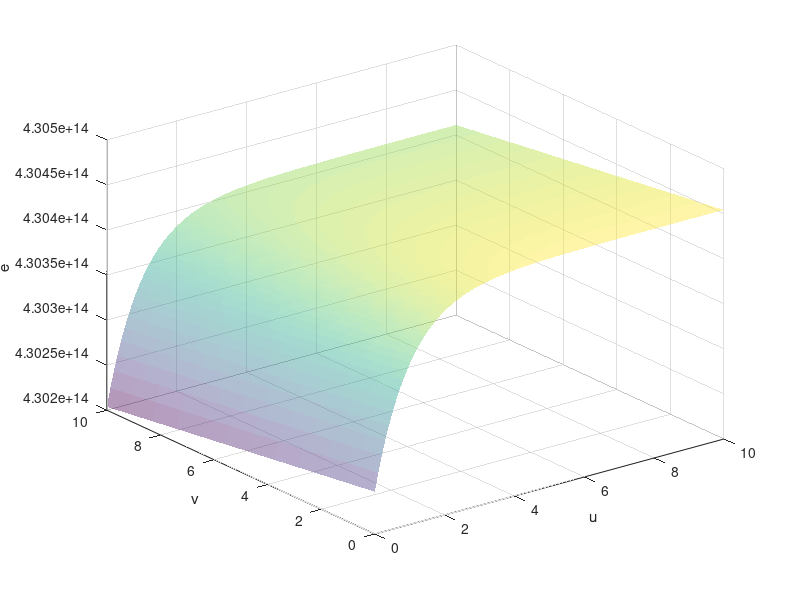

Reproduce this figure in MATLAB.
clc;

n = 20;

errlimit = 1e-14;

u = 1;
v = 1;

eta = 0.1;

err = (u*exp(v) - 2*v*exp(-u))^2;

%plot surface
[x,y] = meshgrid(linspace(0,10,100));
E = (x*exp(y) - 2*y*exp(-x))^2;
surf(x,y,real(E),'linestyle','none','facealpha',0.4);
xlabel('u');
ylabel('v');
zlabel('e');

fprintf('Iteration: %i, u: %d, v: %d E: %d\n', 0, u, v, err)

for i = 1:n
   
   unew = u - eta * (2 * (exp(v) + 2*v*exp(-u)) * (u*exp(v) - 2*v*exp(-u)));
   vnew = v - eta * (2 * (u*exp(v) - 2*exp(-u)) * (u*exp(v) - 2*v*exp(-u)));
   
   u = unew;
   v = vnew;
   
   err = (u*exp(v) - 2*v*exp(-u))^2;
      
   fprintf('Iteration: %i, u: %d, v: %d E: %d\n', i, u, v, err)
   
   if err < errlimit
        break;
   end
   
end

